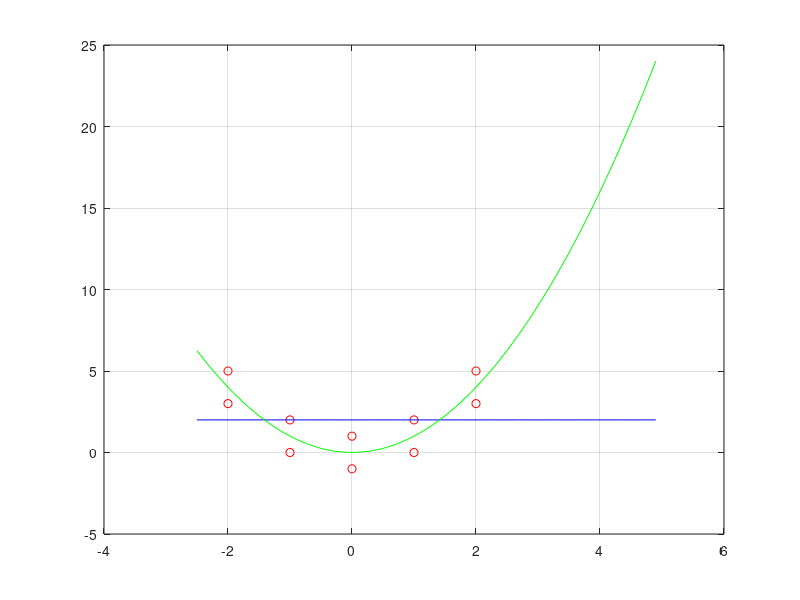

Write MATLAB code to recreate this figure.
%=====================================================================
% EJERCICIO 3.2
% Matematica computacional para telecomunicaciones.
% Un enfoque practico con Octave y MATLAB.
% Irene Gomez Bueno y Pablo Guerrero Garcia.
%
% Ejecutar desde esta carpeta tras haber ejecutado iniciar.m en la raiz
% del repositorio.
%=====================================================================

disp('-----------')
disp('EJERCICIO 3.2')
disp('-----------')

disp('-----------')
disp('Apartado a)')
disp('-----------')
%Definicion de datos
x=[-2 -2 -1 -1 0 0 1 1 2 2];
y=[3 5 0 2 -1 1 0 2 3 5];

%Calculo del numero de elementos
N=length(x);

disp('Ajuste de una recta Y/X')
p=polyfit(x,y,1);
b=p(1)
a=p(2)

disp('Determinemos la bondad del ajuste')
mX=mean(x);
mY=mean(y);
vX=sum(x.^2)/N-mX^2; %O bien var(x,1)
vY=sum(y.^2)/N-mY^2; %O bien var(y,1)

covar=sum(x.*y)/N-mX*mY; %covarianza
r=covar/sqrt(vX*vY); %coeficiente de correlacion lineal
Vr=(1-r^2)*vY; %varianza residual

disp('Calculo de SSE y coeficiente de determinación (CDL)')
SSEL=N*Vr
CDL=r^2

disp('-----------')
disp('Apartado b)')
disp('-----------')

xx=-2.5:0.2:5;
yy=polyval(p, xx);
%Grafica
plot(x,y,'ro',xx,yy,'b-'), grid on;


disp('Ajuste de una parabola')
p2 = polyfit(x,y,2)

%Bondad del modelo
ye=polyval(p2,x); %y estimados
e=y-ye; %errores
Ve=var(e,1); %varianza residual
disp('Calculo de SSE y coeficiente de determinación')
SSE=sum(e.^2)
R2=1-Ve/vY

% Dibujamos la parabola
yy2=polyval(p2,xx);
hold on;
plot(xx,yy2,'g-');
hold off;

disp('El mejor ajuste es el parabolico, ya que tiene menor SSE y R^2 mas cercano a 1')
